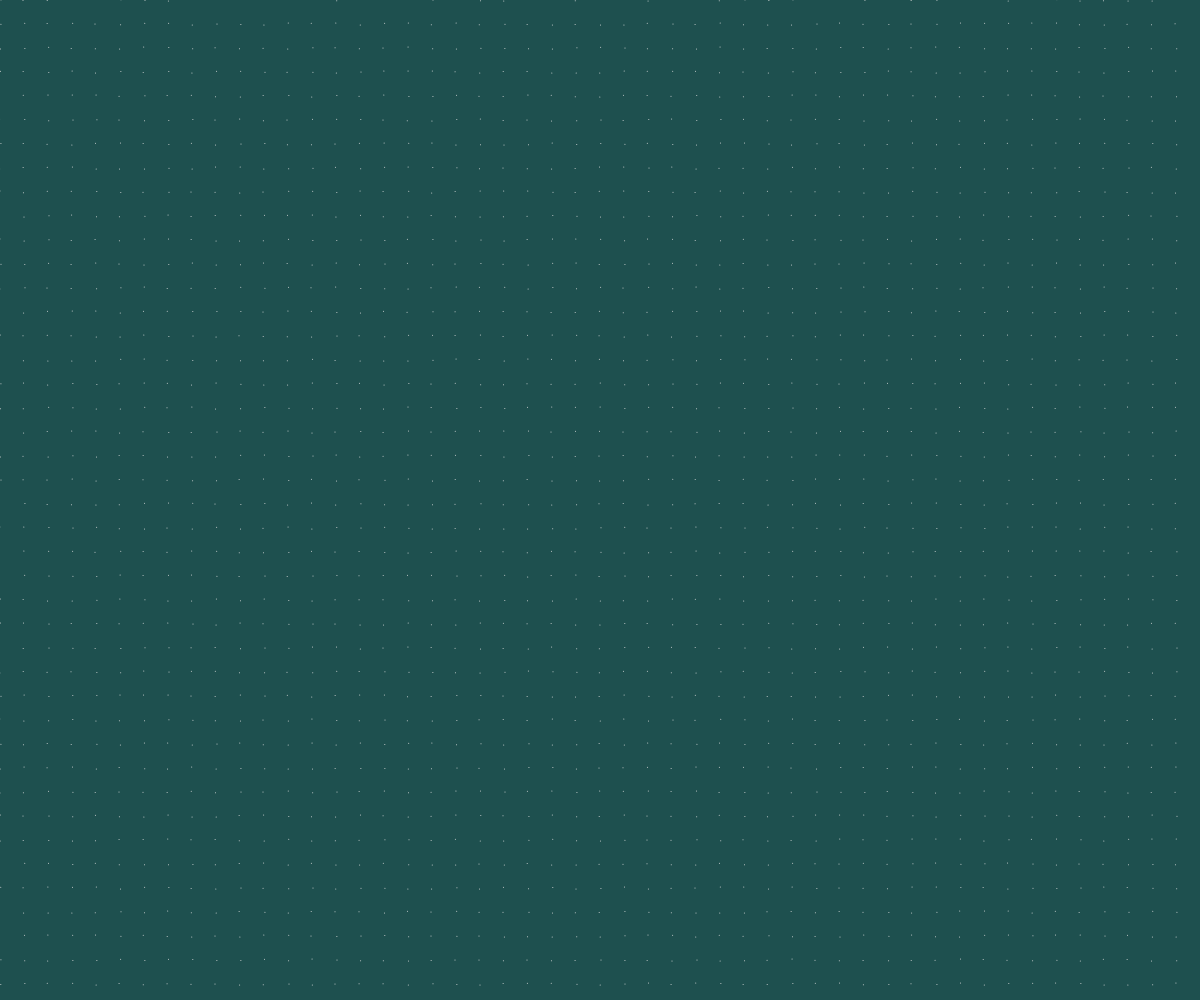
Frame 1 (no input)
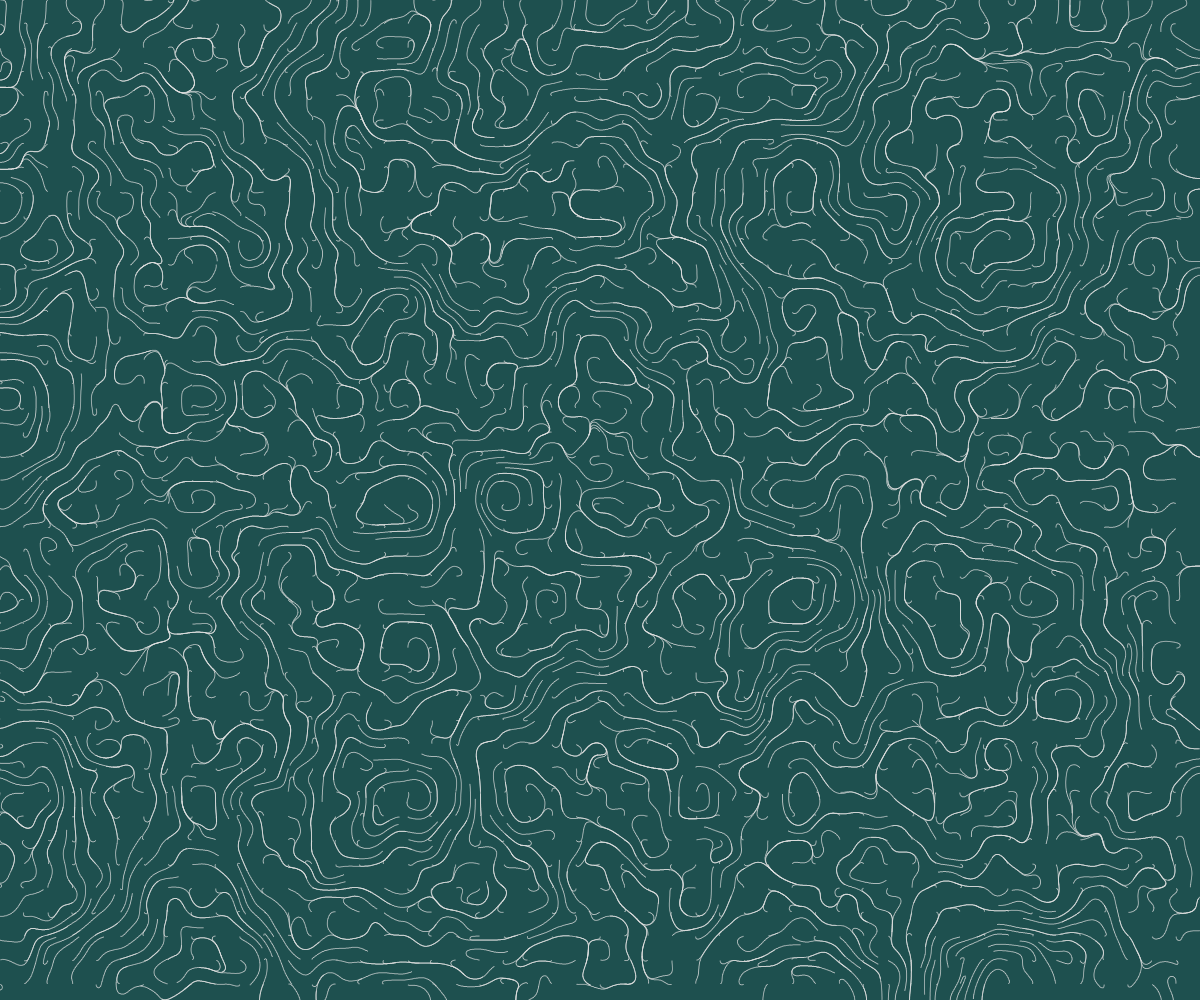
Frame 60 (no input)
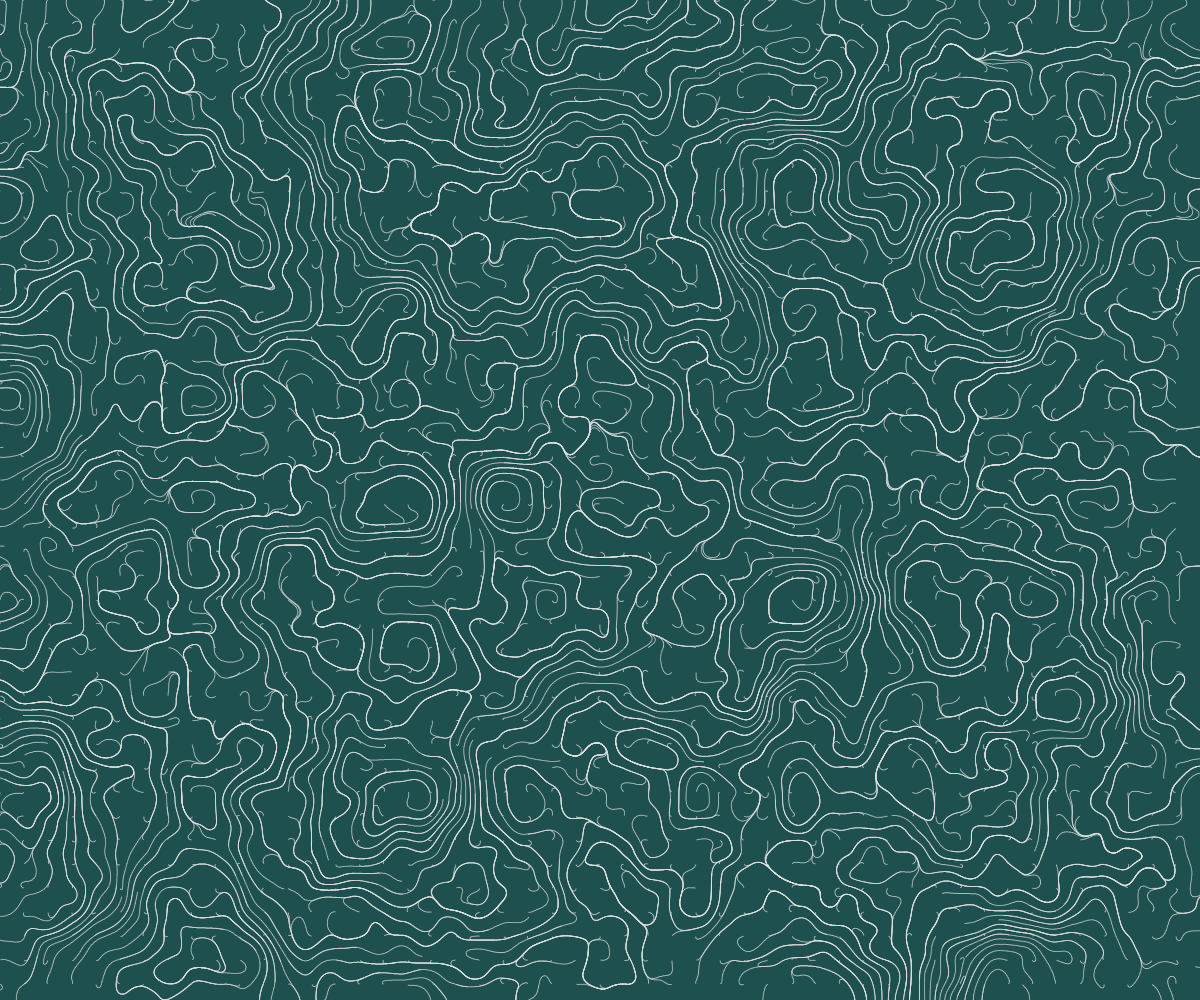
Frame 120 (the mouse pressed at the canvas centre since frame 60)

The p5.js sketch that drew these frames (run headless with seeded random() and noise() and a simulated clock; from frame 60 on, the mouse is pressed at the canvas centre):

// p5.js sketch
// ── sketch.js
let puntos = []
let mult = 0.005;


function setup() {
  createCanvas(windowWidth, windowHeight);
  background(30,80,79)

  let densidad = 50;
  let espacio = width / densidad 

  for (let x = 0; x < width; x += espacio){
    for (let y = 0; y < height; y += espacio) {
      let p = createVector(x, y);
      puntos.push(p);
    }
  }
}

function draw() {
  noStroke();
  fill(225);

  for (var i = 0; i < puntos.length; i++) {
    var angle = map(noise(puntos[i].x * mult, puntos[i].y * mult), 5, 1, 5, 720)

    puntos [i].add(createVector(cos(angle), sin(angle)))

    ellipse(puntos[i].x, puntos[i].y, 1)
  }

}
